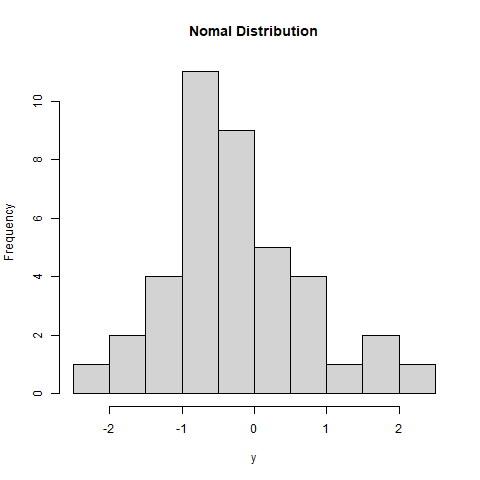

Source code (R):
y<-rnorm(40)
png(file = "C:/Users/hp/Desktop/R_programs/rnorm.png")
hist(y,main="Nomal Distribution")
dev.off()